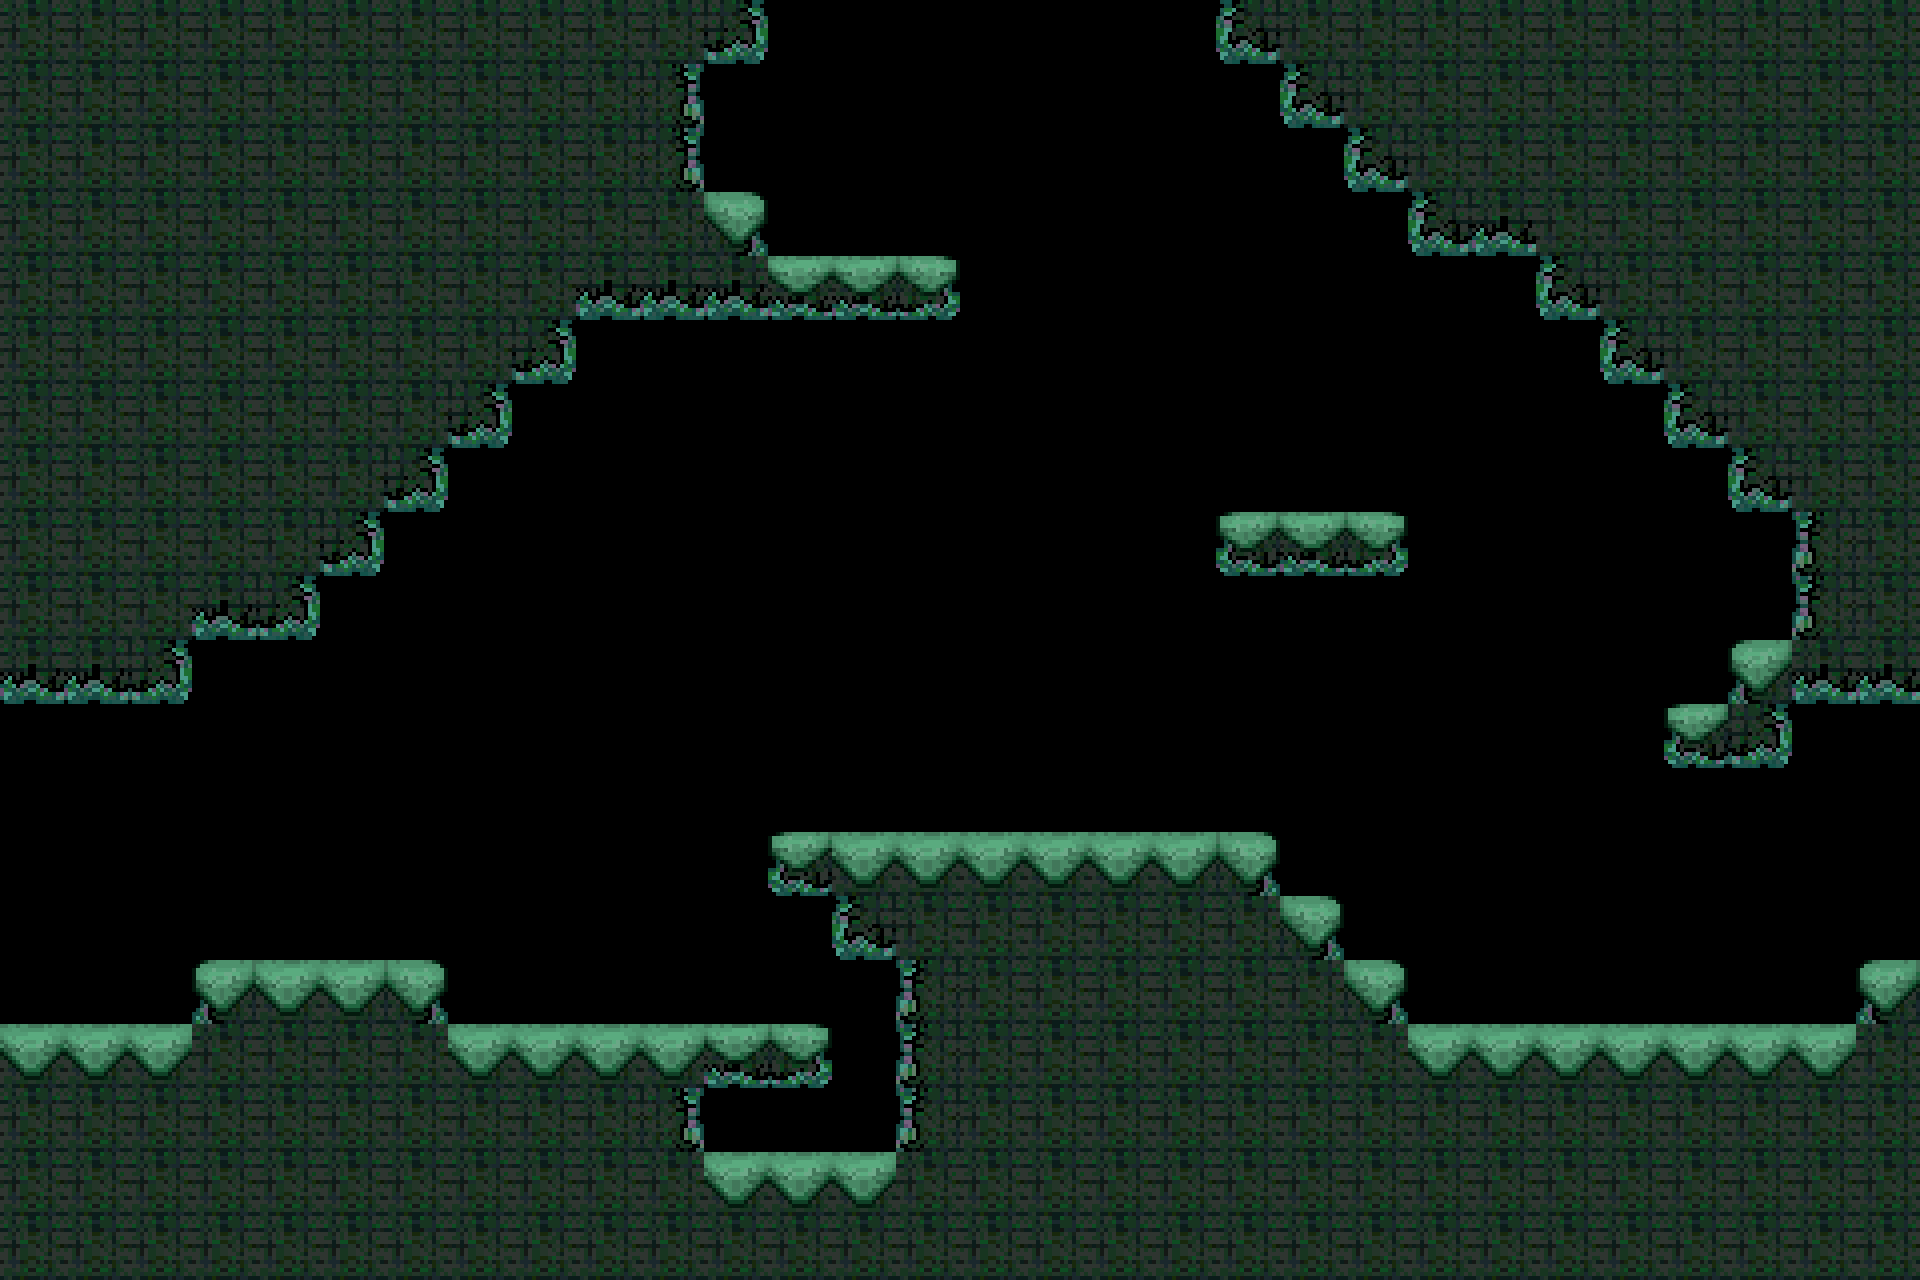

The image is a tile-based game level rendered from a .tmx file. Its description and complete source (layers, tilesets, objects, tile grids) follow:
An orthogonal 30x20 tile map with 64x64 px tiles, 1 tile layer (tiles) and 7 objects (W, N, E).

<map version="1.4" tiledversion="1.4.3" orientation="orthogonal" renderorder="right-down" width="30" height="20" tilewidth="64" tileheight="64" infinite="0" nextlayerid="5" nextobjectid="11">
 <tileset firstgid="1" source="../level0.tsx" />
 <layer id="1" name="tiles" width="30" height="20">
  <data encoding="csv">
6,6,6,6,6,6,6,6,6,6,6,11,0,0,0,0,0,0,0,9,6,6,6,6,6,6,6,6,6,6,
6,6,6,6,6,6,6,6,6,6,7,0,0,0,0,0,0,0,0,0,9,6,6,6,6,6,6,6,6,6,
6,6,6,6,6,6,6,6,6,6,7,0,0,0,0,0,0,0,0,0,0,9,6,6,6,6,6,6,6,6,
6,6,6,6,6,6,6,6,6,6,6,3,0,0,0,0,0,0,0,0,0,0,9,10,6,6,6,6,6,6,
6,6,6,6,6,6,6,6,6,10,10,10,14,14,15,0,0,0,0,0,0,0,0,0,9,6,6,6,6,6,
6,6,6,6,6,6,6,6,11,0,0,0,0,0,0,0,0,0,0,0,0,0,0,0,0,9,6,6,6,6,
6,6,6,6,6,6,6,11,0,0,0,0,0,0,0,0,0,0,0,0,0,0,0,0,0,0,9,6,6,6,
6,6,6,6,6,6,11,0,0,0,0,0,0,0,0,0,0,0,0,0,0,0,0,0,0,0,0,9,6,6,
6,6,6,6,6,11,0,0,0,0,0,0,0,0,0,0,0,0,0,13,14,15,0,0,0,0,0,0,5,6,
6,6,6,10,11,0,0,0,0,0,0,0,0,0,0,0,0,0,0,0,0,0,0,0,0,0,0,0,5,6,
10,10,11,0,0,0,0,0,0,0,0,0,0,0,0,0,0,0,0,0,0,0,0,0,0,0,0,1,10,10,
0,0,0,0,0,0,0,0,0,0,0,0,0,0,0,0,0,0,0,0,0,0,0,0,0,0,13,11,0,0,
0,0,0,0,0,0,0,0,0,0,0,0,0,0,0,0,0,0,0,0,0,0,0,0,0,0,0,0,0,0,
0,0,0,0,0,0,0,0,0,0,0,0,13,2,2,2,2,2,2,3,0,0,0,0,0,0,0,0,0,0,
0,0,0,0,0,0,0,0,0,0,0,0,0,9,6,6,6,6,6,6,3,0,0,0,0,0,0,0,0,0,
0,0,0,1,2,2,3,0,0,0,0,0,0,0,5,6,6,6,6,6,6,3,0,0,0,0,0,0,0,1,
2,2,2,6,6,6,6,2,2,2,2,14,15,0,5,6,6,6,6,6,6,6,2,2,2,2,2,2,2,6,
6,6,6,6,6,6,6,6,6,6,7,0,0,0,5,6,6,6,6,6,6,6,6,6,6,6,6,6,6,6,
6,6,6,6,6,6,6,6,6,6,6,2,2,2,6,6,6,6,6,6,6,6,6,6,6,6,6,6,6,6,
6,6,6,6,6,6,6,6,6,6,6,6,6,6,6,6,6,6,6,6,6,6,6,6,6,6,6,6,6,6
</data>
 </layer>
 <objectgroup id="3" name="conx">
  <object id="8" name="W" x="11.3333" y="728.667" width="66.6667" height="270" />
  <object id="9" name="N" x="727.7" y="122.44" width="519.398" height="26" />
  <object id="10" name="E" x="1864" y="726" width="48" height="214.667" />
 </objectgroup>
 <objectgroup id="4" name="spawns" />
 <objectgroup id="2" name="collision">
  <object id="1" x="0" y="0">
   <polygon points="0,0 768,0 768,64 704,64 704,192 768,192 768,256 960,256 960,320 576,320 576,384 512,384 512,448 448,448 448,512 384,512 384,576 320,576 320,640 192,640 192,704 0,704" />
  </object>
  <object id="2" x="1216" y="0">
   <polygon points="0,0 704,0 704,704 576,704 576,768 448,768 448,704 512,704 512,640 576,640 576,512 512,512 512,448 448,448 448,384 384,384 384,320 320,320 320,256 192,256 192,192 128,192 128,128 64,128 64,64 0,64" />
  </object>
  <object id="3" x="1216" y="512">
   <polygon points="0,0 192,0 192,64 0,64" />
  </object>
  <object id="4" x="0" y="1024">
   <polygon points="0,0 192,0 192,-64 448,-64 448,0 832,0 832,64 704,64 704,128 896,128 896,-64 832,-64 832,-128 768,-128 768,-192 1280,-192 1280,-128 1344,-128 1344,-64 1408,-64 1408,0 1856,0 1856,-64 1920,-64 1920,256 0,256" />
  </object>
 </objectgroup>
</map>
